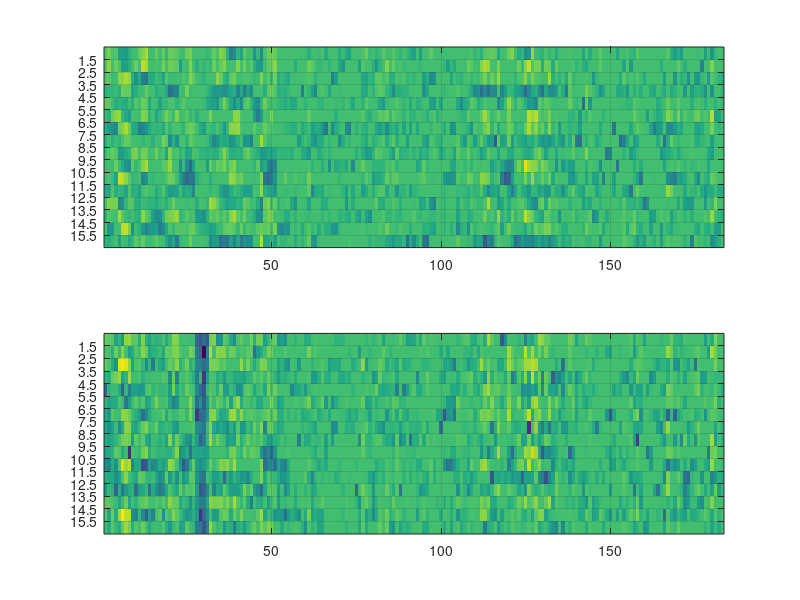

Recreate this plot in MATLAB. (Note: this script raises an error after producing the figure.)
load z_score_postprocess_decoder_batch_new_decoder_final_reduced_glom

z_score_threshold=-0.42;
decoding_standard_threshold=0.6;
repeats_per_presentation=100; % We use this to calcualte the sginificance of the difference in the correlation between behavior and NN and behavior and the linear models and behavior;
CV=0.25; %coefficient of variation to unocrrelated noise
for k_dir=1:length(data_per_dir)
    number_odors_used(k_dir)=length(data_per_dir(k_dir).odor_mix);
end

y_axis_ticks=1.5:1:15.5;

index_pretty=29;%n_32(k_dir);
vial_struct=data_per_dir(index_pretty).all_vials_struct;

standard=find(vial_struct(:,2)==51);
novel=find(vial_struct(:,2)~=51);
reordered=[standard;novel];
reorder_df=data_per_dir(index_pretty).df(reordered,:);
reorder_df(reorder_df>z_score_threshold)=0;
training_data_go_1_no_go_m1=vial_struct(standard,3)<33;
testing_data_go_1_no_go_m1=vial_struct(novel,3)<33;



%figure

training_data=data_per_dir(index_pretty).df(standard,:);
testing_data=data_per_dir(index_pretty).df(novel,:);
noisy_df_novel=testing_data+ CV*randn(size(testing_data)).*testing_data;
[n_train,n_glom]=size(training_data);
% Let's do the centering
clear noisy_df_novel_center training_data_center
for k=1:n_glom %We centered each glomerulus based on the mean value of the activation produced by the standard trial
    noisy_df_novel_center(:,k)=noisy_df_novel(:,k)-mean(training_data(:,k));
    training_data_center(:,k)=training_data(:,k)-mean(training_data(:,k));
end
noisy_df_novel_center(testing_data>z_score_threshold)=0;
training_data_center(training_data>z_score_threshold)=0;
% Determine the color axis
max_color=max([max(max(training_data_center)),max(max(noisy_df_novel_center))]);
min_color=min([min(min(training_data_center)),min(min(noisy_df_novel_center))]);

figure
subplot(2,1,1),imagesc(training_data_center),caxis([min_color,max_color]);
a=gca;
set(a,'YTick',y_axis_ticks);;
grid on
subplot(2,1,2),imagesc(noisy_df_novel_center),caxis([min_color,max_color]);
a=gca;
set(a,'YTick',y_axis_ticks);
grid on

%Calculate the logistic classifier
lambda_to_use=[0  0.05 0.1] ;
training_data_go_1_no_go_m1=training_data_go_1_no_go_m1+0.000;
training_data_go_1_no_go_m1(training_data_go_1_no_go_m1==0)=-1;
max_plot=0.1;
min_plot=-0.1;
colors_to_use='gmkrb';
clear n_glom_used
for k_lambda=1:length(lambda_to_use)
    %[Mdl_log,FitInfo] = fitclinear(training_data_center,training_data_go_1_no_go_m1);
    rng(2);
    [Mdl_log,FitInfo] = fitclinear(training_data_center,training_data_go_1_no_go_m1,'Learner','logistic','Regularization','lasso','Lambda',lambda_to_use(k_lambda), 'IterationLimit',4e5);
    figure(210),hold on, a=plot(Mdl_log.Beta,colors_to_use(k_lambda));
    title('Figure 4C')
    xlabel('Roi Number')
    ylabel('Logistic regresor weights')
    n_glom_used(k_lambda)=sum(Mdl_log.Beta~=0)
    set(a,'LineWidth',2);
    a=gca,set(a,'XLim',[0.5 n_glom+0.5]);
    
    
    fitted_to_standard=training_data_center*Mdl_log.Beta+Mdl_log.Bias;
    fitted_to_novel=noisy_df_novel_center*Mdl_log.Beta+Mdl_log.Bias;
    
    figure(200+k_lambda)%,a=plot(fitted_to_standard,'bs'), set(a,'MarkerSize',24), set(a,'LineWidth',2)
    hold on,a=plot(fitted_to_novel,'rs'),set(a,'MarkerSize',24),set(a,'LineWidth',2)
    a=gca;
    axis square
    set(a,'XLim',[0 16])
    set(a,'XTick',[1,8,9,16])
    
    set(a,'XGrid','on')
    set(a,'Box','off')
    %ylabel('Logistic regressor output')
    title(['Figure 4D lambda=',num2str(lambda_to_use(k_lambda))])
    xlabel('test Go mixture                 test NG mixture')
    ylabel('Logistic regressor output')
    
    %grid on
    set(a,'Box','off')
    
    max_plot=max([max_plot;fitted_to_novel]);
    max_plot=max([max_plot;fitted_to_standard]);
    min_plot=min([min_plot;fitted_to_novel]);
    min_plot=min([min_plot;fitted_to_standard]);
end
for k_lambda=1:length(lambda_to_use)
    figure(200+k_lambda),a=gca;
    set(a,'YLim',[min_plot,max_plot]);
end
figure(210)
legend('lambda=0','lambda=0.05','lambda=0.1')

%%%%%%%%%%%%SVM%%%%%%%%%%%%%%%%%%%%%%
%Calculate the SVM linear classifier
lambda_to_use=[0  0.1  0.2]
training_data_go_1_no_go_m1=training_data_go_1_no_go_m1+0.000;
training_data_go_1_no_go_m1(training_data_go_1_no_go_m1==0)=-1;
max_plot=0.1;
min_plot=-0.1;
colors_to_use='gmkrb';
clear n_glom_used
for k_lambda=1:length(lambda_to_use)
    %[Mdl_log,FitInfo] = fitclinear(training_data_center,training_data_go_1_no_go_m1);
    rng(1);
    [Mdl_svm,FitInfo] = fitclinear(training_data_center,training_data_go_1_no_go_m1,'Learner','svm','Regularization','lasso','Lambda',lambda_to_use(k_lambda),'IterationLimit',4e5);
    figure(310),hold on, a=plot(Mdl_svm.Beta,colors_to_use(k_lambda));
    title('Figure 4A')
    xlabel('ROI number')
    ylabel('SVM regressor weights')
    
    n_glom_used(k_lambda)=sum(Mdl_svm.Beta~=0)
    set(a,'LineWidth',2);
    a=gca,set(a,'XLim',[0.5 n_glom+0.5]);
    
    fitted_to_standard=training_data_center*Mdl_svm.Beta+Mdl_svm.Bias;
    fitted_to_novel=noisy_df_novel_center*Mdl_svm.Beta+Mdl_svm.Bias;
    figure(300+k_lambda)%,a=plot(fitted_to_standard,'bs'), set(a,'MarkerSize',24), set(a,'LineWidth',2)
    hold on,a=plot(fitted_to_novel,'rs'),set(a,'MarkerSize',24),set(a,'LineWidth',2)
    a=gca;
    axis square
    set(a,'XLim',[0 16])
    
    set(a,'XTick',[1,8,9,16])
    xlabel('test Go mixture                 test NG mixture')
    
    set(a,'XGrid','on')
    set(a,'Box','off')
    %ylabel('Logistic regressor output')
    title(['Figure 4B lambda=',num2str(lambda_to_use(k_lambda))])
    xlabel('test Go mixture                 test NG mixture')
    ylabel('SVM regressor output')
    
    
    %grid on
    set(a,'Box','off')
    
    max_plot=max([max_plot;fitted_to_novel]);
    max_plot=max([max_plot;fitted_to_standard]);
    min_plot=min([min_plot;fitted_to_novel]);
    min_plot=min([min_plot;fitted_to_standard]);
end
for k_lambda=1:length(lambda_to_use)
    figure(300+k_lambda),a=gca;
    set(a,'YLim',[min_plot,max_plot]);
end

% Do an example of the nearest neighbor, and mark the location of the
% nearest neighboir
%Locate the most sensitives ROI from the  training set to threshold the
%number of glomeruli used

AUC_standard=[];
AUC_novel=[];
for k=1:n_glom
    repeats_single_glom_standard_go_no_go=training_data_center(:,k);
    repeats_single_glom_novel_go_no_go=noisy_df_novel_center(:,k);
    [X,Y,g,AUC_standard(k),OPTROCPT] = perfcurve(training_data_go_1_no_go_m1,repeats_single_glom_standard_go_no_go,1);
    [X,Y,g,AUC_novel(k),OPTROCPT] = perfcurve(testing_data_go_1_no_go_m1,repeats_single_glom_novel_go_no_go,1);
end
rectified_auc=abs(AUC_standard-0.5)+0.5;

[a,i]=max(rectified_auc);




n_glom_nn=[];
rectifi_auc_thresholds=[0.5 0.55 0.6];
for k_recti_threshold=1:length(rectifi_auc_thresholds)
    selected_glom=rectified_auc>=rectifi_auc_thresholds(k_recti_threshold);
    n_glom_nn(k_recti_threshold)=sum(selected_glom);
    similarity_matrix=training_data_center(:,selected_glom)*noisy_df_novel_center(:,selected_glom)';
    figure(500+k_recti_threshold),imagesc(similarity_matrix), hold on
    for k_counter=1:16
        vector_to_check=similarity_matrix(:,k_counter);
        [peak,this_peak_index]=max(vector_to_check);
        %plot(k_counter,this_peak_index,'sk')
        a=rectangle('Position',[k_counter-0.5,this_peak_index-0.5,1,1])
        set(a,'LineWidth',4),
        set(a,'EdgeColor','r')
    end
    a=gca
    set(a,'Xtick',[1 8 9 16])
    xlabel('Go test mixture                 NG test mixture')
    set(a,'Ytick',[1 8 9 16])
    ylabel('Go train mixture                 NG train mixture')
    
    axis square
    title(['Fig 4E sel glom =',num2str(n_glom_nn(k_recti_threshold))])
end
